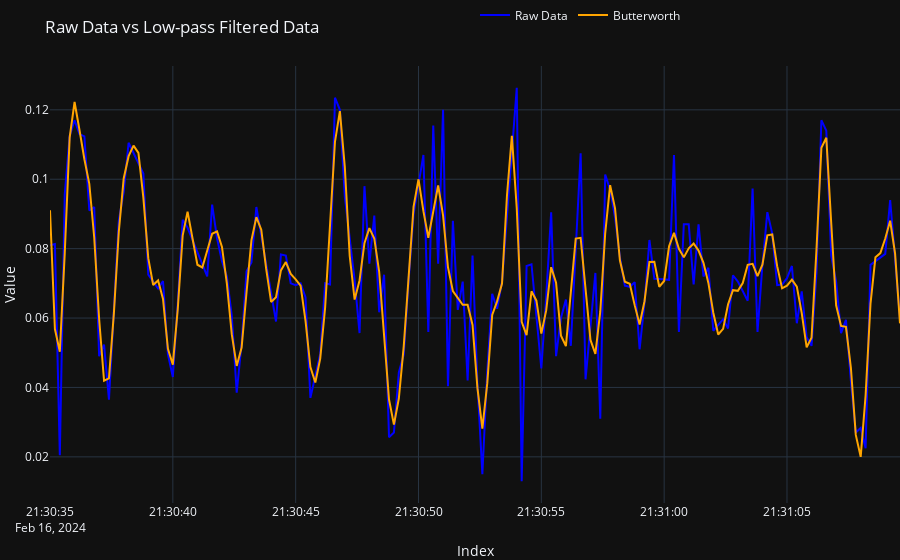

Notebook cell for this chart:
### Code cell
fig = go.Figure()

# Plot raw data
fig.add_trace(go.Scatter(x=subset_df.index, y=subset_df["mean_xc"], mode='lines', name="Raw Data", line=dict(color='blue')))

# Plot low-pass filtered data
fig.add_trace(go.Scatter(x=subset_df.index, y=subset_df["mean_xc_lowpass"], mode='lines', name="Butterworth", line=dict(color='orange')))

# Update layout for better readability
fig.update_layout(
    title="Raw Data vs Low-pass Filtered Data",
    xaxis_title="Index",
    yaxis_title="Value",
    template='plotly_dark',
    legend=dict(x=0.5, y=1.15, orientation='h', bgcolor='rgba(255, 255, 255, 0)', bordercolor='rgba(255, 255, 255, 0)'),
    margin=dict(l=0, r=0, t=50, b=0),  # Adjust margin for title visibility
)

# Show the plot
fig.show()

### Figure 1 — Plotly figure (JSON) as saved in the notebook; plotly's stock layout.template omitted (floating-point values rounded to 4 significant figures; data arrays with more than 128 entries replaced by an {"elided": "..."} marker saying what was removed)
{"data": [{"line": {"color": "blue"}, "mode": "lines", "name": "Raw Data", "type": "scatter", "x": {"elided": "174 str values"}, "y": {"elided": "174 float values"}}, {"line": {"color": "orange"}, "mode": "lines", "name": "Butterworth", "type": "scatter", "x": {"elided": "174 str values"}, "y": {"elided": "174 float values"}}], "layout": {"legend": {"bgcolor": "rgba(255, 255, 255, 0)", "bordercolor": "rgba(255, 255, 255, 0)", "orientation": "h", "x": 0.5, "y": 1.15}, "margin": {"b": 0, "l": 0, "r": 0, "t": 50}, "title": {"text": "Raw Data vs Low-pass Filtered Data"}, "xaxis": {"title": {"text": "Index"}}, "yaxis": {"title": {"text": "Value"}}}}
